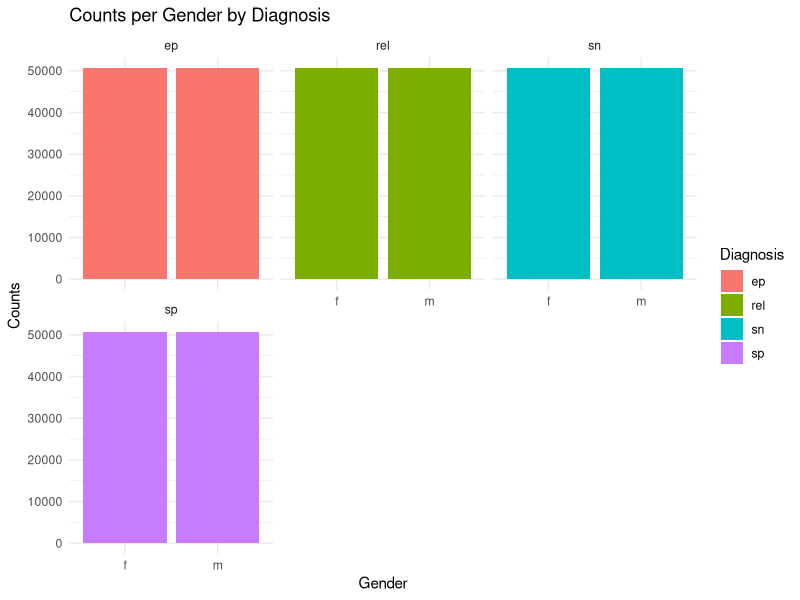
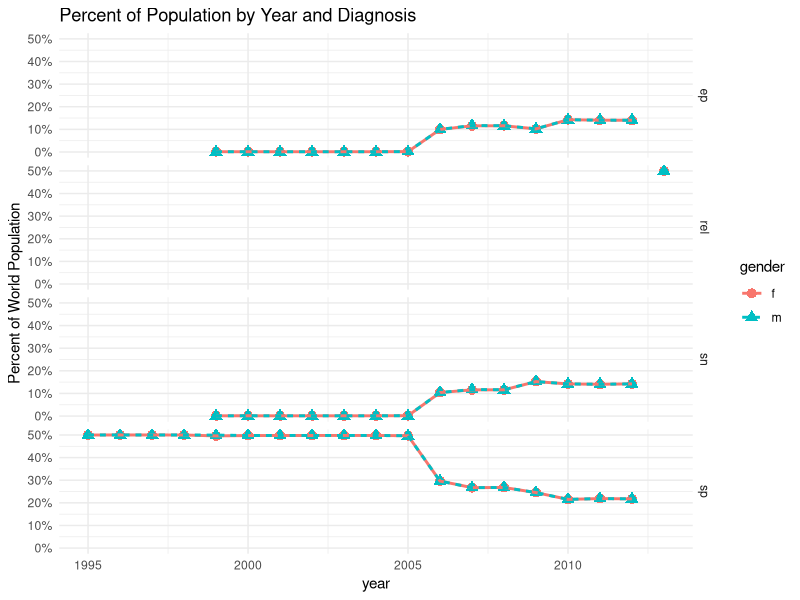
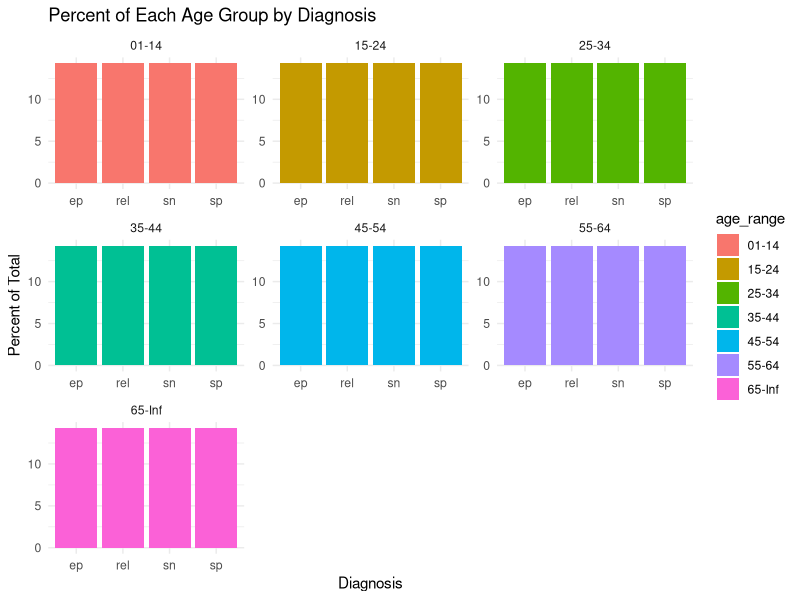

These figures' R source, in order:
## ---- chunk 1
# Load packages
library(tidyverse)

# Load data
data(who)
data(population)

# Convert wide to long format
tidy_who <- who %>% 
  pivot_longer(cols = matches("new_?(.*)_(.)(.*)"), 
               names_to = c("diagnosis", "gender", "age"), 
               names_pattern = "new_?(.*)_(.)(.*)", 
               values_to = "count") %>% 
  mutate(age = ifelse(age == "65", "65", age))

head(tidy_who)

## ---- chunk 2
tidy_who_pop <- left_join(tidy_who, population, by = c("country", "year"))

head(tidy_who_pop)
## ---- chunk 3
tidy_who_pop <- tidy_who_pop %>%
  mutate(min_age = stringr::str_extract(age, "^\\d{1,2}"), 
         max_age = stringr::str_extract(age, "\\d{2}$"))

glimpse(tidy_who_pop)
## ---- chunk 4
tidy_who_pop <- tidy_who_pop %>% 
  mutate(min_age = ifelse(max_age == "65", max_age, min_age), 
         max_age = ifelse(max_age == "65", "Inf", max_age))

glimpse(tidy_who_pop)
## ---- chunk 5
count_per_gender <- tidy_who_pop %>% 
  group_by(gender, diagnosis) %>% 
  summarise(count = n())

print(count_per_gender)
## ---- chunk 6
ggplot(count_per_gender, aes(x = gender, y = count, fill = diagnosis)) +
  geom_col(position = "dodge") +
  facet_wrap(~ diagnosis, ncol = 3) + 
  labs(title = "Counts per Gender by Diagnosis", 
       x = "Gender", 
       y = "Counts", 
       fill = "Diagnosis") + 
  theme_minimal()
## ---- chunk 7
who_pop_percent <- tidy_who_pop %>% 
  drop_na() %>% 
  group_by(year) %>% 
  mutate(total_pop = sum(population)) %>% 
  group_by(year, gender, diagnosis) %>% 
  summarise(percentage = sum(population)/first(total_pop))

print(who_pop_percent)
## ---- chunk 8
who_pop_percent <- ungroup(who_pop_percent)

ggplot(who_pop_percent, aes(x = year, y = percentage * 100, color = gender, shape = gender, linetype = gender)) + 
  geom_point(size = 3) + 
  geom_line(size = 1) + 
  facet_grid(diagnosis ~ .) + 
  scale_y_continuous(labels = function(x) paste0(x, "%"), limits = c(0, NA)) + 
  labs(title = "Percent of Population by Year and Diagnosis", y = "Percent of World Population") + 
  theme_minimal()
## ---- chunk 9
tidy_who_pop <- tidy_who_pop %>% 
  unite(age_range, min_age, max_age, sep = "-")

head(tidy_who_pop)
## ---- chunk 10
# Count of all diagnoses
all_diagnoses_count <- tidy_who_pop %>%
  group_by(diagnosis) %>%
  summarise(total_count = n())

# Count of all diagnoses by age group and diagnosis
diagnoses_by_age_count <- tidy_who_pop %>%
  group_by(age_range, diagnosis) %>%
  summarise(age_diagnosis_count = n())

# Join the dfs
diagnosis_age_percent <- left_join(diagnoses_by_age_count, all_diagnoses_count, by = "diagnosis")

# Calculate the percentage of each age group by diagnosis
diagnosis_age_percent <- diagnosis_age_percent %>%
  mutate(percentage = (age_diagnosis_count / total_count) * 100)

# Plot the results
ggplot(diagnosis_age_percent, aes(x = diagnosis, y = percentage, fill = age_range)) +
  geom_col(position = "dodge") +
  facet_wrap(~ age_range, scales = "free") +
  labs(title = "Percent of Each Age Group by Diagnosis",
       x = "Diagnosis",
       y = "Percent of Total") +
  theme_minimal()

